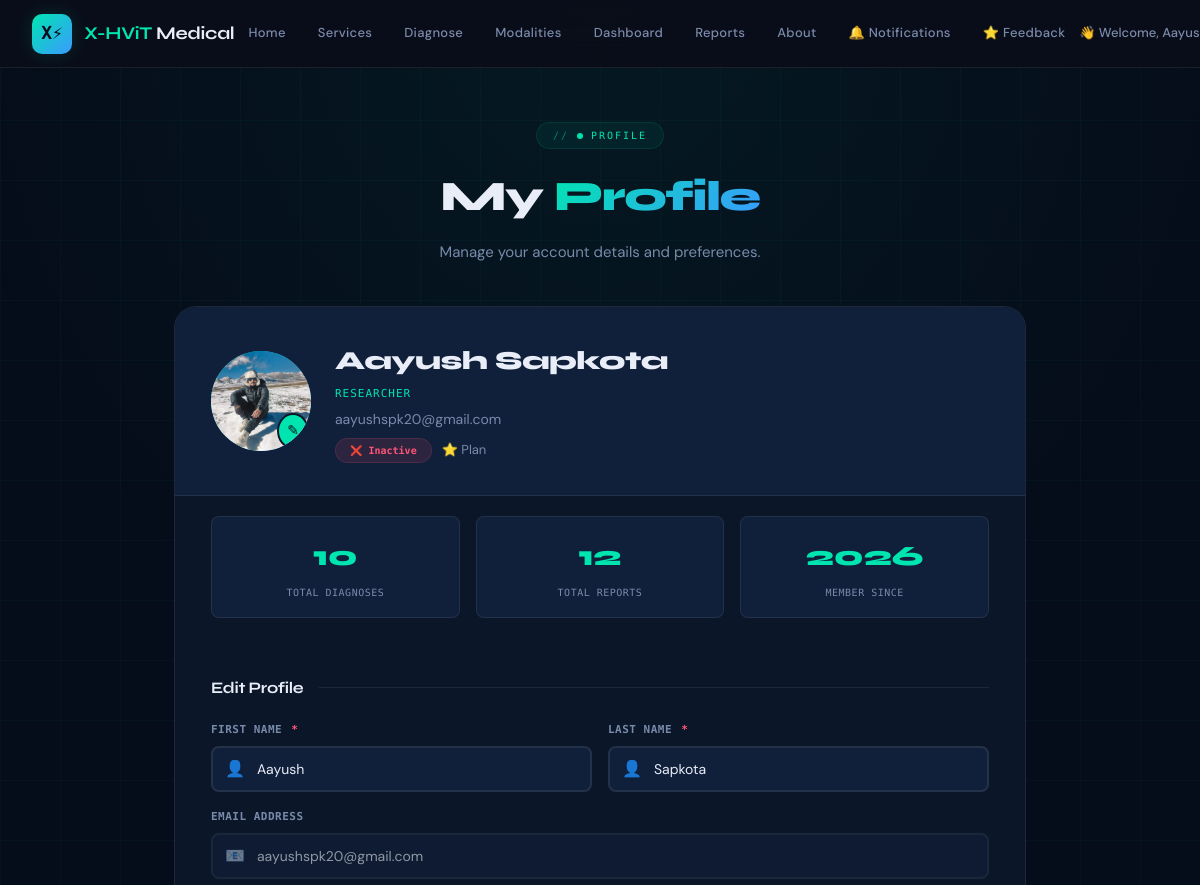
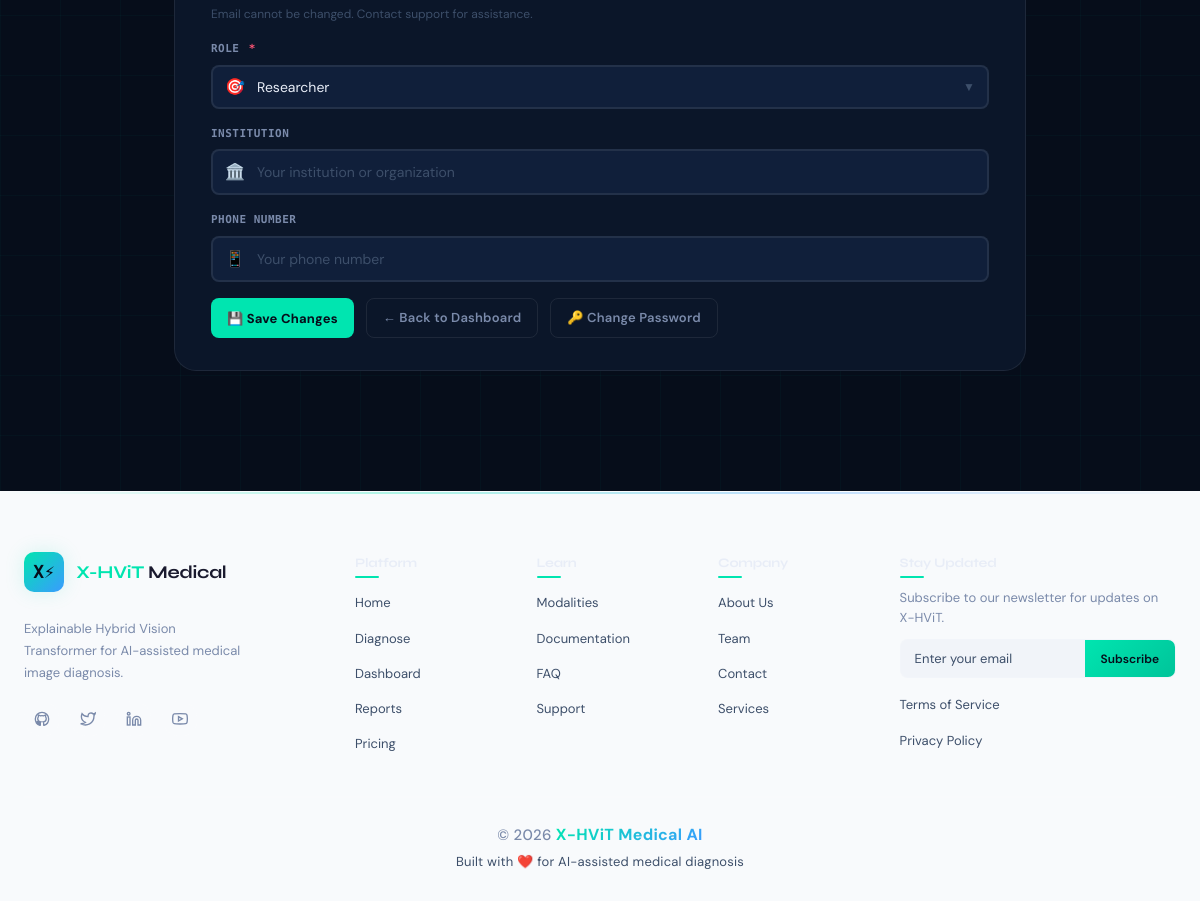
/profile/ (signed in), run on the app's committed database (2 pictures, top to bottom).
### Diagnosis/models.py (models this page shows, shortened)
class UserProfile(models.Model):
    ROLE_CHOICES = [
        ('researcher', 'Researcher'),
        ('clinician', 'Clinician'),
        ('student', 'Student'),
        ('admin', 'Administrator'),
    ]
    user = models.OneToOneField(
        User,
        on_delete=models.CASCADE,
        related_name='profile'
    )
    role = models.CharField(max_length=50, choices=ROLE_CHOICES, default='researcher')
    institution = models.CharField(max_length=200, blank=True, null=True)
    phone = models.CharField(max_length=20, blank=True, null=True)
    profile_picture = models.ImageField(upload_to='profiles/', blank=True, null=True)
    subscription_plan = models.CharField(max_length=50, default='free')
    subscription_expiry = models.DateTimeField(null=True, blank=True)
    is_subscribed = models.BooleanField(default=False)
    total_diagnoses = models.IntegerField(default=0)
    total_reports = models.IntegerField(default=0)
    created_at = models.DateTimeField(auto_now_add=True)
    updated_at = models.DateTimeField(auto_now=True)
    class Meta:
        verbose_name = 'User Profile'
        verbose_name_plural = 'User Profiles'

### Diagnosis/views.py (the view, shortened to what this page needs)
# urls.py: path('profile/', views.profile_view, name='profile'),
@login_required
def profile_view(request):
    profile = get_user_profile(request.user)
    context = {
        'user': request.user,
        'profile': profile,
        'role_display': profile.get_role_display(),
    }
    return render(request, 'Diagnosis/profile.html', context)

### Diagnosis/views.py (called while the page is built)
def get_user_profile(user):
    try:
        return user.profile
    except UserProfile.DoesNotExist:
        return UserProfile.objects.create(user=user)

### templates/Diagnosis/profile.html (shortened to what this page needs)
{% load static %}
<!DOCTYPE html>
<html lang="en">
<head>
    <link rel="stylesheet" href="{% static 'css/shared.css' %}"/>
</head>
<body>
    {% include 'includes/nav.html' %}
    <div class="profile-page">
        <div class="container">
            <div class="page-header reveal">
                <div class="section-tag">
                    <span class="pulse-dot"></span>
                    Profile
                </div>
                <h1 class="page-title">My <span class="gradient-text">Profile</span></h1>
                <p class="page-desc">Manage your account details and preferences.</p>
            </div>
            <div class="profile-card reveal">
                <div class="profile-header">
                    <div class="profile-avatar" id="avatarContainer">
                        {% if profile.profile_picture %}
                            <img src="{{ profile.profile_picture.url }}" alt="{{ user.username }}" class="avatar-image" id="avatarImage">
                        {% else %}
                            <span class="avatar-placeholder" id="avatarPlaceholder">
                                {{ user.first_name|slice:":1" }}{{ user.last_name|slice:":1"|default:user.username|slice:":1" }}
                            </span>
                        {% endif %}
                        <span class="avatar-badge" onclick="document.getElementById('avatarUpload').click()">✎</span>
                    </div>
                    <div class="profile-name">
                        <h2>{{ user.get_full_name|default:user.username }}</h2>
                        <div class="profile-role">
                            {% if profile.role == 'medical_student' %}Medical Student
                            {% elif profile.role == 'resident' %}Resident / Fellow
                            {% elif profile.role == 'radiologist' %}Radiologist
                            {% elif profile.role == 'researcher' %}Researcher
                            {% elif profile.role == 'data_scientist' %}Data Scientist
                            {% elif profile.role == 'software_developer' %}Software Developer
                            {% elif profile.role == 'educator' %}Educator / Professor
                            {% elif profile.role == 'other' %}Other
                            {% else %}Researcher{% endif %}
                        </div>
                        <div class="profile-email">{{ user.email }}</div>
                        <div class="profile-subscription">
                            {% if is_subscribed %}
                                <span class="sub-badge active">✅ Active</span>
                            {% else %}
                                <span class="sub-badge inactive">❌ Inactive</span>
                            {% endif %}
                            <span class="sub-plan">⭐ {{ subscription|title }} Plan</span>
                        </div>
                    </div>
                </div>
                <div style="padding:20px 36px 0;">
                    <div class="stats-grid">
                        <div class="stat-box">
                            <div class="stat-number">{{ profile.total_diagnoses|default:0 }}</div>
                            <div class="stat-label">Total Diagnoses</div>
                        </div>
                        <div class="stat-box">
                            <div class="stat-number">{{ profile.total_reports|default:0 }}</div>
                            <div class="stat-label">Total Reports</div>
                        </div>
                        <div class="stat-box">
                            <div class="stat-number">{{ user.date_joined|date:"Y" }}</div>
                            <div class="stat-label">Member Since</div>
                        </div>
                    </div>
                </div>
                <div class="profile-body">
                    <div class="form-section-title">
                        Edit Profile
                        <span class="section-divider"></span>
                    </div>
                    <form method="post" enctype="multipart/form-data" id="profileForm">
                        <div class="form-row">
                            <div class="form-group">
                                <label for="first_name">First Name <span class="required">*</span></label>
                                <div class="input-wrapper">
                                    <span class="input-icon">👤</span>
                                    <input type="text" id="first_name" name="first_name" value="{{ user.first_name }}" required>
                                </div>
                            </div>
                            <div class="form-group">
                                <label for="last_name">Last Name <span class="required">*</span></label>
                                <div class="input-wrapper">
                                    <span class="input-icon">👤</span>
                                    <input type="text" id="last_name" name="last_name" value="{{ user.last_name }}" required>
                                </div>
                            </div>
                        </div>
                        <div class="form-group">
                            <label for="email">Email Address</label>
                            <div class="input-wrapper">
                                <span class="input-icon">📧</span>
                                <input type="email" id="email" value="{{ user.email }}" disabled style="opacity:0.6;cursor:not-allowed;">
                            </div>
                            <div style="font-size:12px;color:var(--text-dim);margin-top:4px;">Email cannot be changed. Contact support for assistance.</div>
                        </div>
                        <div class="form-group">
                            <label for="role">Role <span class="required">*</span></label>
                            <div class="input-wrapper">
                                <span class="input-icon">🎯</span>
                                <select id="role" name="role" required>
                                    <option value="researcher" {% if profile.role == 'researcher' %}selected{% endif %}>Researcher</option>
                                </select>
                                <span class="select-arrow">▼</span>
                            </div>
                        </div>
                        <div class="form-group">
                            <label for="institution">Institution</label>
                            <div class="input-wrapper">
                                <span class="input-icon">🏛️</span>
                                <input type="text" id="institution" name="institution" value="{{ profile.institution|default:'' }}" placeholder="Your institution or organization">
                            </div>
                        </div>
                        <div class="form-group">
                            <label for="phone">Phone Number</label>
                            <div class="input-wrapper">
                                <span class="input-icon">📱</span>
                                <input type="tel" id="phone" name="phone" value="{{ profile.phone|default:'' }}" placeholder="Your phone number">
                            </div>
                        </div>
                        <div class="profile-actions">
                            <button type="submit" class="btn btn-primary" id="saveBtn">
                                <span class="btn-text">💾 Save Changes</span>
                            </button>
                            <a href="{% url 'Diagnosis:dashboard' %}" class="btn btn-ghost">← Back to Dashboard</a>
                            <a href="{% url 'Diagnosis:change_password' %}" class="btn btn-ghost">🔑 Change Password</a>
                        </div>
                    </form>
                </div>
            </div>
        </div>
    </div>
    {% include 'includes/footer.html' %}
</body>
</html>

### templates/includes/nav.html (shortened to what this page needs)
{% load static %}
<nav>
  <div class="nav-logo">
    <a href="{% url 'Diagnosis:index' %}" style="display:flex;align-items:center;gap:12px;text-decoration:none;">
      <div class="logo-icon">X⚡</div>
      <div class="logo-text"><span>X-HViT</span> Medical</div>
    </a>
  </div>
  <ul class="nav-links" id="navLinks">
    <li><a href="{% url 'Diagnosis:index' %}" {% if request.resolver_match.url_name == 'index' %}class="active"{% endif %}>Home</a></li>
    <li><a href="{% url 'Diagnosis:services' %}" {% if request.resolver_match.url_name == 'services' %}class="active"{% endif %}>Services</a></li>
    <li><a href="{% url 'Diagnosis:diagnose' %}" {% if request.resolver_match.url_name == 'diagnose' %}class="active"{% endif %}>Diagnose</a></li>
    <li><a href="{% url 'Diagnosis:modalities' %}" {% if request.resolver_match.url_name == 'modalities' %}class="active"{% endif %}>Modalities</a></li>
    {% if user.is_authenticated %}
      <li><a href="{% url 'Diagnosis:dashboard' %}" {% if request.resolver_match.url_name == 'dashboard' %}class="active"{% endif %}>Dashboard</a></li>
      <li><a href="{% url 'Diagnosis:reports' %}" {% if request.resolver_match.url_name == 'reports' %}class="active"{% endif %}>Reports</a></li>
    {% endif %}
    <li><a href="{% url 'Diagnosis:about' %}" {% if request.resolver_match.url_name == 'about' %}class="active"{% endif %}>About</a></li>
    {% if user.is_authenticated %}
      <li><a href="{% url 'Diagnosis:notifications' %}" class="notif-link" {% if request.resolver_match.url_name == 'notifications' %}class="active"{% endif %}>
        🔔 Notifications
      </a></li>
      <li><a href="{% url 'Diagnosis:feedback' %}" {% if request.resolver_match.url_name == 'feedback' %}class="active"{% endif %}>⭐ Feedback</a></li>
    {% endif %}
  </ul>
  <div class="nav-cta" id="navCta">
    {% if user.is_authenticated %}
      <span class="user-greeting">
        👋 Welcome, {{ user.first_name|default:user.username }}
      </span>
    {% else %}
      <a href="{% url 'Diagnosis:login' %}" class="btn btn-ghost">Login</a>
      <a href="{% url 'Diagnosis:register' %}" class="btn btn-primary">Get Started</a>
    {% endif %}
  </div>
</nav>

### static/css/shared.css (style rules this page uses)
:root { --bg: #060d1a; --bg2: #0b1629; --bg3: #101f3a; --surface: rgba(255,255,255,0.04); --border: rgba(255,255,255,0.08); --teal: #00e5b0; --teal-dim: #00c49a; --blue: #3a9bff; --violet: #7c6aff; --text: #e8edf7; --text-muted:#7a8aaa; --text-dim: #3d4f6a; --red: #ff5575; --yellow: #ffc947; --font-head: 'Syne', sans-serif; --font-body: 'DM Sans', sans-serif; --font-mono: 'DM Mono', monospace; --r-sm: 8px; --r-md: 14px; --r-lg: 22px; }
*, *::before, *::after { box-sizing: border-box; margin: 0; padding: 0; }
html { scroll-behavior: smooth; }
body { background: var(--bg); color: var(--text); font-family: var(--font-body); font-size: 16px; line-height: 1.7; overflow-x: hidden; }
a { color: inherit; text-decoration: none; }
img { max-width: 100%; display: block; }
nav { position: fixed; top:0; left:0; right:0; z-index:100; display: flex; align-items: center; justify-content: space-between; padding: 0 48px; height: 68px; background: rgba(6,13,26,0.92); backdrop-filter: blur(24px); border-bottom: 1px solid var(--border); transition: box-shadow 0.3s; }
.nav-logo { display:flex; align-items:center; gap:12px; }
.logo-icon { width:36px; height:36px; border-radius:10px; background:linear-gradient(135deg,var(--teal),var(--blue)); display:flex; align-items:center; justify-content:center; font-family:var(--font-mono); font-size:13px; color:var(--bg); }
.logo-text { font-family:var(--font-head); font-size:17px; font-weight:700; letter-spacing:-0.3px; }
.logo-text span { color:var(--teal); }
.nav-links { display:flex; align-items:center; gap:28px; list-style:none; }
.nav-links a { font-size:13px; color:var(--text-muted); letter-spacing:0.3px; transition:color 0.2s; position:relative; padding-bottom:2px; }
.nav-links a::after { content:''; position:absolute; bottom:-2px; left:0; right:0; height:1px; background:var(--teal); transform:scaleX(0); transition:transform 0.2s; transform-origin:left; }
.nav-cta { display:flex; align-items:center; gap:10px; }
.btn { display:inline-flex; align-items:center; gap:8px; padding:9px 20px; border-radius:var(--r-sm); font-family:var(--font-body); font-size:13.5px; font-weight:500; cursor:pointer; border:none; transition:all 0.2s; letter-spacing:0.2px; }
.btn-ghost { background:transparent; color:var(--text-muted); border:1px solid var(--border); }
.btn-primary { background:var(--teal); color:var(--bg); font-weight:600; }
.container { max-width:1180px; margin:0 auto; padding:0 32px; }
.section-divider { height:1px; background:var(--border); }
.section-tag { display:inline-flex; align-items:center; gap:8px; font-family:var(--font-mono); font-size:11px; color:var(--teal); letter-spacing:1.5px; text-transform:uppercase; margin-bottom:14px; }
.section-tag::before { content:'//'; opacity:0.5; }
.form-group { margin-bottom:18px; }
.form-row { display:grid; grid-template-columns:1fr 1fr; gap:16px; }
.input-icon { position:absolute; left:14px; top:50%; transform:translateY(-50%); color:var(--text-dim); font-size:15px; pointer-events:none; }
.reveal { opacity:0; transform:translateY(28px); transition:opacity 0.65s ease,transform 0.65s ease; }
.reveal.visible { opacity:1; transform:translateY(0); }
.mobile-menu a { color:var(--text-muted); font-size:15px; padding:10px 0; border-bottom:1px solid var(--border); display:block; }

### templates/includes/footer.html (style rules this page uses)
.logo-icon { width: 40px; height: 40px; background: linear-gradient(135deg, var(--teal), var(--blue)); border-radius: 10px; display: flex; align-items: center; justify-content: center; font-size: 18px; font-weight: 700; color: var(--bg); }
.logo-text { font-family: var(--font-head); font-size: 18px; font-weight: 700; color: var(--text); }

### data on the page
UserProfile: profile_picture (picture), total_diagnoses "10", total_reports "12", role "Researcher"

### other printed values
{{ user.get_full_name|default:user.username }} "Aayush Sapkota"
{{ user.email }} "aayushspk20@gmail.com"
{{ user.date_joined|date:"Y" }} "2026"
